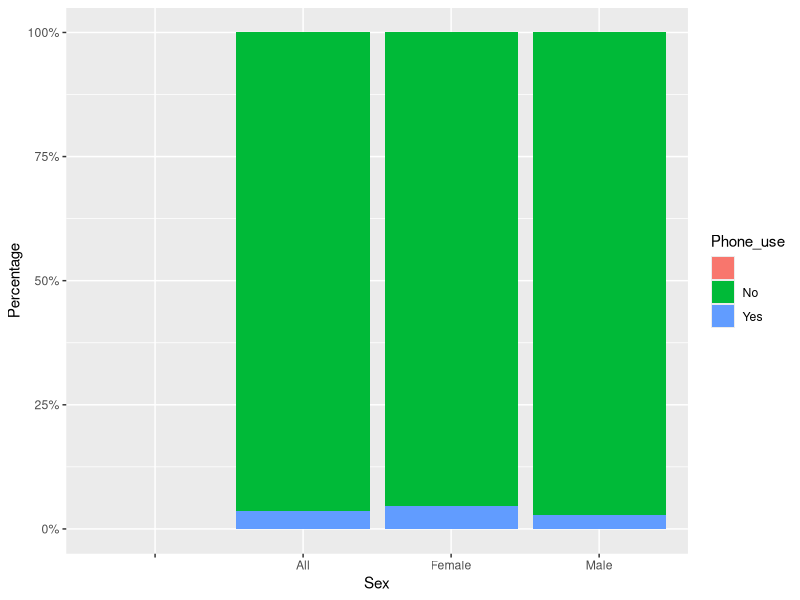

Write the R code that produced this figure. (Note: this script raises an error after producing the figure.)
library(ggplot2)
library(dplyr)

phoney <- read.csv("phoney.csv")   
  

ggplot() + geom_bar(aes(y = Percentage, x = Sex, fill = Phone_use), data = phoney,
                    stat="identity")+
 
  scale_y_continuous(labels=scales::percent) +
  
  ggsave("driver percents.png")

driver <- read.csv("DriverPhoneUse.csv")
driver <- as_tibble(driver)

f <- filter(driver, Gender == 'F')
f <- as_tibble(f)
f


m <- filter(driver, Gender == 'M')
m <- as_tibble(m)
m

phoneyes <- filter(driver, Phone_Use =='Yes')
sum(phoneyes$Phone_Use =='Yes')
#filtering males and female from each other

fyes <- filter(f, Phone_Use == 'Yes')
fno <- filter(f, Phone_Use == 'No')

myes <- filter(m, Phone_Use == 'Yes')
mno <- filter(m, Phone_Use == 'No')
mnosum <- sum(mno$Gender == 'M')
fnosum <- sum(fno$Gender == 'F')

MaleO <- sum(myes$Gender == 'M')
FemaleO <- sum(fyes$Gender == 'F')

MaleE <- sum(phoneyes$Gender == "M" | phoneyes$Gender =='F') * 0.5
FemaleE <- sum(phoneyes$Gender == "F") * 0.5

chisq.test(df$MaleO, df$MaleE, correct=FALSE)
#chi2 = SUM OF: (O-E)2 divided by E 
 
